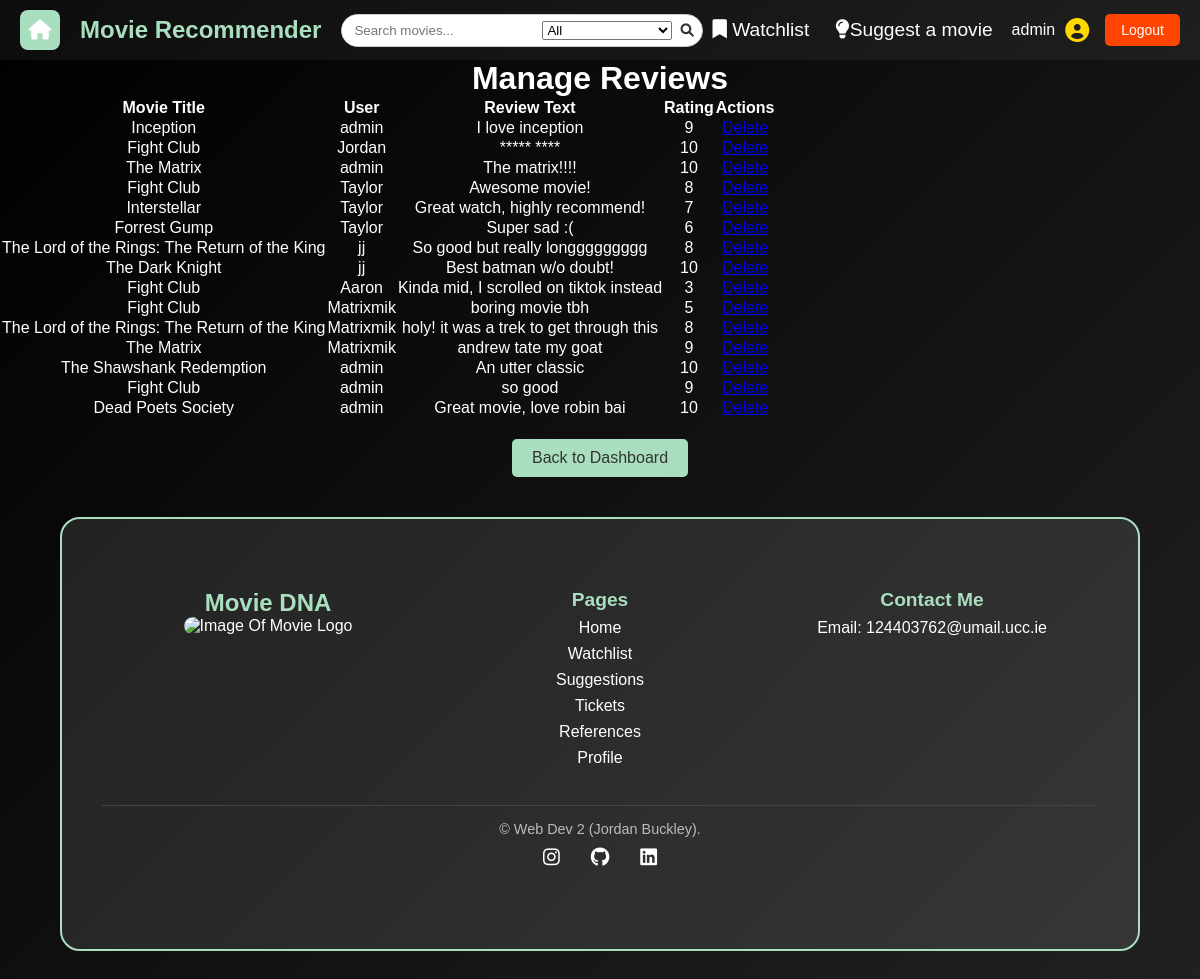
The app's page /admin/manage_reviews (signed in) with its own data.
### tables this page shows
CREATE TABLE reviews (
    id INTEGER PRIMARY KEY AUTOINCREMENT,
    movie_id INTEGER NOT NULL,
    user TEXT NOT NULL,
    review_text TEXT NOT NULL,
    rating INTEGER NOT NULL CHECK(rating >= 1 AND rating <= 10),
    FOREIGN KEY (movie_id) REFERENCES movies(movie_id)
);

CREATE TABLE movies 
(
    movie_id INTEGER PRIMARY KEY AUTOINCREMENT,
    title TEXT NOT NULL,
    genre TEXT NOT NULL,
    score FLOAT,
    year INTEGER,
    director TEXT,
    description TEXT
, image_path TEXT);

### app.py (the view)
@app.route("/admin/manage_reviews")
@login_required
def manage_reviews():
    if not g.is_admin:
        return "Access denied. Admins only.", 403
    db = get_db()
    reviews = db.execute("""
        SELECT reviews.*, movies.title
        FROM reviews
        JOIN movies ON reviews.movie_id = movies.movie_id
    """).fetchall()
    return render_template("manage_reviews.html", reviews=reviews)

### app.py (called while the page is built)
@app.before_request
def load_logged_in_user():
    g.user = session.get("user_id")
    g.is_admin = session.get("is_admin", False)

def login_required(view):
    @wraps(view)
    def wrapped_view(*args, **kwargs):
        if g.user is None:
            return(redirect(url_for("login", next=request.url)))
        return view(*args, **kwargs)
    return wrapped_view

### database.py (called while the page is built)
def get_db():
    if "db" not in g:
        g.db = sqlite3.connect(DATABASE,
                                detect_types=sqlite3.PARSE_DECLTYPES
                        )
        g.db.row_factory = sqlite3.Row
    return g.db

### templates/manage_reviews.html
{% extends "base.html" %}
{% block main_content %}
<h1>Manage Reviews</h1>
<table>
    <thead>
        <tr>
            <th>Movie Title</th>
            <th>User</th>
            <th>Review Text</th>
            <th>Rating</th>
            <th>Actions</th>
        </tr>
    </thead>
    <tbody>
        {% for review in reviews %}
            <tr>
                <td>{{ review.title }}</td>
                <td>{{ review.user }}</td>
                <td>{{ review.review_text }}</td>
                <td>{{ review.rating }}</td>
                <td>
                    <a href="{{ url_for('delete_review', review_id=review.id) }}" class="delete-button">Delete</a>
                </td>
            </tr>
        {% endfor %}
    </tbody>
</table>
<a href="{{ url_for('admin_dashboard') }}" class="back-button">Back to Dashboard</a>
{% endblock %}

### static/styles.css (style rules this page uses)
* { margin: 0; padding: 0; box-sizing: border-box; }
body { font-family: 'Arial', sans-serif; background: linear-gradient(-45deg, #0f0f0f, #1c1c1c, #2c2c2c, #000000); background-size: 400% 400%; animation: movingBackground 10s ease infinite; color: white; text-align: center; min-height: 100vh; display: flex; flex-direction: column; }
.back-button { display: inline-block; margin-top: 20px; padding: 10px 20px; background: #A9DFBF; color: #333; text-decoration: none; border-radius: 5px; transition: background 0.3s ease; }

### records on screen
reviews: title "Inception", user "admin", review_text "I love inception", rating "9"
reviews: title "Fight Club", user "Jordan", review_text "***** ****", rating "10"
reviews: title "The Matrix", user "admin", review_text "The matrix!!!!", rating "10"
reviews: title "Fight Club", user "Taylor", review_text "Awesome movie!", rating "8"
reviews: title "Interstellar", user "Taylor", review_text "Great watch, highly recommend!", rating "7"
reviews: title "Forrest Gump", user "Taylor", review_text "Super sad :(", rating "6"
reviews: title "The Lord of the Rings: The Return of the King", user "jj", review_text "So good but really longgggggggg", rating "8"
reviews: title "The Dark Knight", user "jj", review_text "Best batman w/o doubt!", rating "10"
reviews: title "Fight Club", user "Aaron", review_text "Kinda mid, I scrolled on tiktok instead", rating "3"
reviews: title "Fight Club", user "Matrixmik", review_text "boring movie tbh", rating "5"
reviews: title "The Lord of the Rings: The Return of the King", user "Matrixmik", review_text "holy! it was a trek to get through this", rating "8"
reviews: title "The Matrix", user "Matrixmik", review_text "andrew tate my goat", rating "9"
reviews: title "The Shawshank Redemption", user "admin", review_text "An utter classic", rating "10"
reviews: title "Fight Club", user "admin", review_text "so good", rating "9"
reviews: title "Dead Poets Society", user "admin", review_text "Great movie, love robin bai", rating "10"

### other values on screen
{{ session['user_id'] }} "admin"
